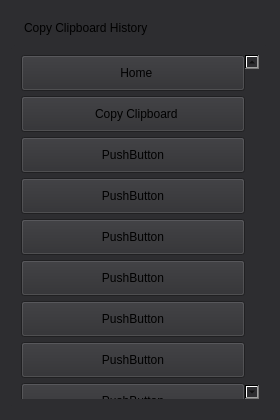
<?xml version="1.0" encoding="UTF-8"?>
<ui version="4.0">
 <class>copyClipboard</class>
 <widget class="QWidget" name="copyClipboard">
  <property name="geometry">
   <rect>
    <x>0</x>
    <y>0</y>
    <width>280</width>
    <height>420</height>
   </rect>
  </property>
  <property name="focusPolicy">
   <enum>Qt::FocusPolicy::NoFocus</enum>
  </property>
  <property name="windowTitle">
   <string>Form</string>
  </property>
  <property name="styleSheet">
   <string notr="true">QWidget{
	padding: 10px;
background-color: qlineargradient(spread:pad, x1:0, y1:0, x2:1, y2:1, stop:0 rgba(45, 45, 48, 246), stop:1 rgba(45, 45, 48, 244));
}

QScrollArea{
	background-color: qlineargradient(spread:pad, x1:0, y1:0, x2:1, y2:1, stop:0 rgba(45, 45, 48, 246), stop:1 rgba(45, 45, 48, 244));
   gridline-color: rgba(191, 64, 64, 0);
	border-color: rgba(191, 64, 64, 0);
border-radius: 5px;
}

QPushButton{
	background-color: rgb(45, 45, 48);
}

QVerticalBoxLayout{
	border-radius: 5px;
}</string>
  </property>
  <layout class="QVBoxLayout" name="verticalLayout_4">
   <item>
    <layout class="QVBoxLayout" name="verticalLayout">
     <property name="spacing">
      <number>0</number>
     </property>
     <property name="bottomMargin">
      <number>0</number>
     </property>
     <item>
      <widget class="QLabel" name="title">
       <property name="styleSheet">
        <string notr="true"/>
       </property>
       <property name="text">
        <string>Copy Clipboard History</string>
       </property>
      </widget>
     </item>
     <item>
      <widget class="QScrollArea" name="scrollArea">
       <property name="styleSheet">
        <string notr="true">*{
outline: none;
}</string>
       </property>
       <property name="widgetResizable">
        <bool>true</bool>
       </property>
       <widget class="QWidget" name="scrollAreaWidgetContent">
        <property name="geometry">
         <rect>
          <x>0</x>
          <y>0</y>
          <width>226</width>
          <height>398</height>
         </rect>
        </property>
        <property name="styleSheet">
         <string notr="true">outline: none;</string>
        </property>
        <layout class="QVBoxLayout" name="verticalLayout_3">
         <property name="spacing">
          <number>6</number>
         </property>
         <property name="leftMargin">
          <number>0</number>
         </property>
         <property name="topMargin">
          <number>0</number>
         </property>
         <property name="rightMargin">
          <number>0</number>
         </property>
         <property name="bottomMargin">
          <number>0</number>
         </property>
         <item>
          <layout class="QVBoxLayout" name="verticalLayout_2">
           <property name="spacing">
            <number>5</number>
           </property>
           <item>
            <widget class="QPushButton" name="homeButton">
             <property name="autoFillBackground">
              <bool>false</bool>
             </property>
             <property name="styleSheet">
              <string notr="true"/>
             </property>
             <property name="text">
              <string>  Home</string>
             </property>
             <property name="icon">
              <iconset theme="QIcon::ThemeIcon::GoHome"/>
             </property>
            </widget>
           </item>
           <item>
            <widget class="QPushButton" name="copyButton">
             <property name="styleSheet">
              <string notr="true"/>
             </property>
             <property name="text">
              <string>  Copy Clipboard</string>
             </property>
             <property name="icon">
              <iconset theme="QIcon::ThemeIcon::EditPaste"/>
             </property>
            </widget>
           </item>
           <item>
            <widget class="QPushButton" name="pushButton">
             <property name="text">
              <string>PushButton</string>
             </property>
            </widget>
           </item>
           <item>
            <widget class="QPushButton" name="pushButton_2">
             <property name="text">
              <string>PushButton</string>
             </property>
            </widget>
           </item>
           <item>
            <widget class="QPushButton" name="pushButton_7">
             <property name="text">
              <string>PushButton</string>
             </property>
            </widget>
           </item>
           <item>
            <widget class="QPushButton" name="pushButton_3">
             <property name="text">
              <string>PushButton</string>
             </property>
            </widget>
           </item>
           <item>
            <widget class="QPushButton" name="pushButton_4">
             <property name="text">
              <string>PushButton</string>
             </property>
            </widget>
           </item>
           <item>
            <widget class="QPushButton" name="pushButton_5">
             <property name="text">
              <string>PushButton</string>
             </property>
            </widget>
           </item>
           <item>
            <widget class="QPushButton" name="pushButton_6">
             <property name="text">
              <string>PushButton</string>
             </property>
            </widget>
           </item>
           <item>
            <spacer name="spacer">
             <property name="orientation">
              <enum>Qt::Orientation::Vertical</enum>
             </property>
             <property name="sizeHint" stdset="0">
              <size>
               <width>20</width>
               <height>40</height>
              </size>
             </property>
            </spacer>
           </item>
          </layout>
         </item>
        </layout>
       </widget>
      </widget>
     </item>
    </layout>
   </item>
  </layout>
 </widget>
 <resources/>
 <connections/>
</ui>
